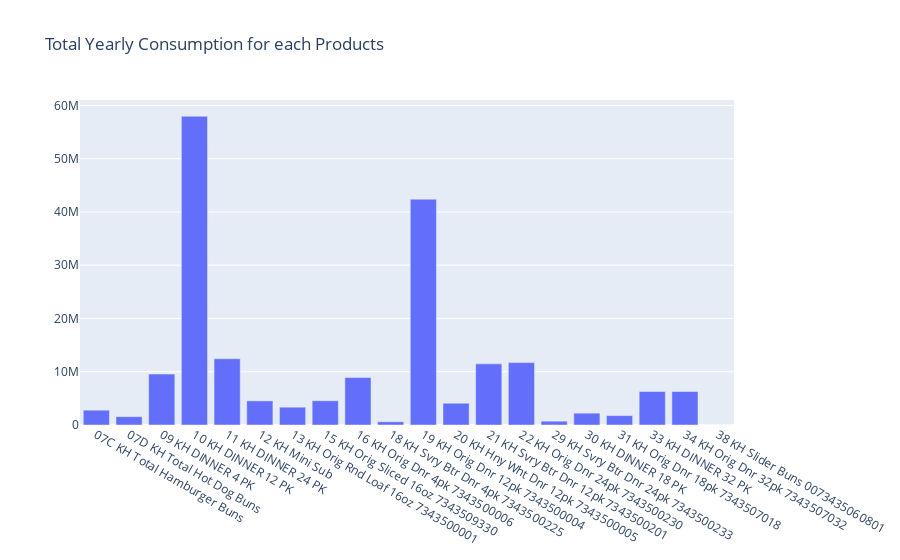

Notebook source saved alongside this figure:
### Code cell
fig = go.Figure()

fig.add_trace(go.Bar(x = plot_data.Product,
                        y = plot_data.Consumption,
                        ))
fig.update_layout(title = 'Total Yearly Consumption for each Products')

fig.show()

### Figure 1 — Plotly figure (JSON) as saved in the notebook; plotly's stock layout.template omitted (floating-point values rounded to 4 significant figures)
{"data": [{"type": "bar", "x": ["07C KH Total Hamburger Buns", "07D KH Total Hot Dog Buns", "09 KH DINNER 4 PK", "10 KH DINNER 12 PK", "11 KH DINNER 24 PK", "12 KH Mini Sub", "13 KH Orig Rnd Loaf 16oz 7343500001", "15 KH Orig Sliced 16oz 7343509330", "16 KH Orig Dnr 4pk 7343500006", "18 KH Svry Btr Dnr 4pk 7343500225", "19 KH Orig Dnr 12pk 7343500004", "20 KH Hny Wht Dnr 12pk 7343500005", "21 KH Svry Btr Dnr 12pk 7343500201", "22 KH Orig Dnr 24pk 7343500230", "29 KH Svry Btr Dnr 24pk 7343500233", "30 KH DINNER 18 PK", "31 KH Orig Dnr 18pk 7343507018", "33 KH DINNER 32 PK", "34 KH Orig Dnr 32pk 7343507032", "38 KH Slider Buns 0073435060801"], "y": [2781000.0, 1570000.0, 9559000.0, 57970000.0, 12430000.0, 4530000.0, 3343000.0, 4552000.0, 8901000.0, 609000.0, 42400000.0, 4091000.0, 11480000.0, 11710000.0, 720100.0, 2221000.0, 1766000.0, 6289000.0, 6289000.0, 0]}], "layout": {"title": {"text": "Total Yearly Consumption for each Products"}}}
